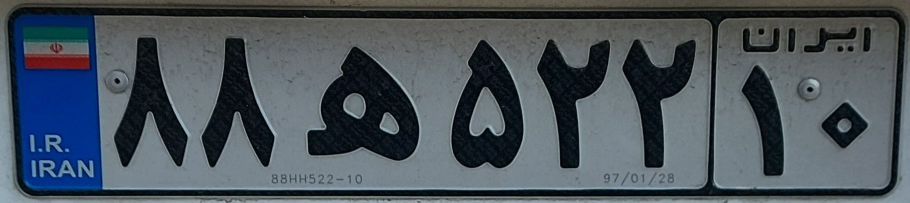
%> input picture CA2/Codes/Part_2/test_case/1.jpg, 1820 x 406 px (shown at 1/2 size)
$ octave mapset_edit.m   (GNU Octave 9; MATLAB toolbox functions it lacks are replaced by stand-ins)
%> lines starting %> are read from the running program, lines starting %| are printed output that depends on the picture; in (x1, y1, x2, y2) boxes, pixels count from 0 and x2, y2 are one past the last pixel; in counts of white or black regions, pixels touching at a corner belong together; the program's own positions count from 1
clc
close all;
clear;
[file,path]=uigetfile({'*.jpg;*.bmp;*.png;*.tif'},'Choose an image');
%> the answer given: test_case/1.jpg
s=[path,file];
picture=imread(s);
%> picture is the input picture: size 406x1820x3 uint8; mean R, G, B 73.5, 83.1, 91.1
picture=imresize(picture,[100 80]);
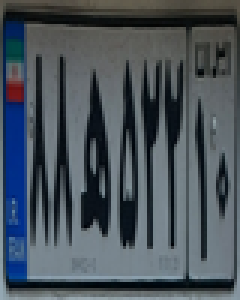
%> picture: size 100x80x3 uint8 (shown 3 times larger); mean R, G, B 73.5, 83, 91
picture=rgb2gray(picture);
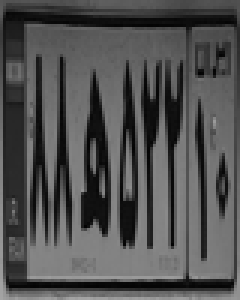
%> picture: size 100x80 uint8 (shown 3 times larger); min 2, max 164, mean 81.1
threshold = graythresh(picture);
%> threshold = 0.282
picture = imbinarize(picture,threshold);
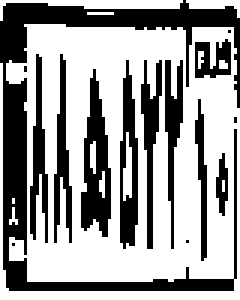
%> picture: size 100x80 logical (shown 3 times larger); 61.6% white; 15 black regions (5 under 20 px), largest, box (x1, y1, x2, y2) and area: (0, 0, 80, 97) 1472, (27, 23, 37, 79) 326, (40, 20, 46, 83) 238
picture=logical(picture);
imwrite(picture,'edited.png')
